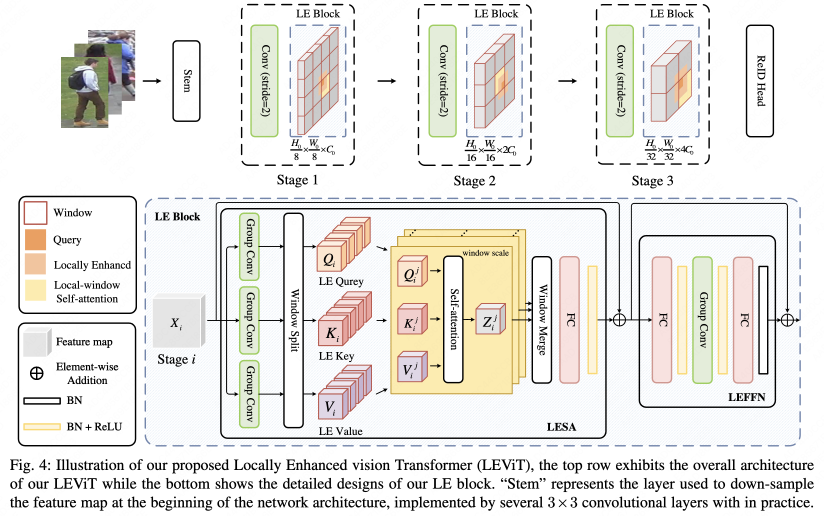
#> input picture figs/framework.jpg, 2470 x 1546 px (shown at 1/3 size)
$ python -i functional.py   (imports and definitions only)
#> lines starting #> are read from the running program, lines starting #| are printed output that depends on the picture
import torch
import cv2
import numpy as np
import numbers
import random
import math
from collections.abc import Sequence, Iterable


def _is_numpy_image(img):
    return isinstance(img, np.ndarray) and (img.ndim in {2, 3})


# [354 lines left out: functions imread, blend, to_tensor, normalize, resize, pad and 8 more, not called in this run]


def to_grayscale(img, num_output_channels=1):
    """Convert image to grayscale version of image.
    Args:
        img (numpy.ndarray): Image to be converted to grayscale.
    Returns:
        numpy.ndarray: Grayscale version of the image.
            if num_output_channels = 1 : returned image is single channel
            if num_output_channels = 3 : returned image is 3 channel with r = g = b
    """
    if not _is_numpy_image(img):
        raise TypeError('img should be numpy.ndarray. Got {}'.format(type(img)))

    if num_output_channels == 1:
        img = cv2.cvtColor(img, cv2.COLOR_RGB2GRAY)
    elif num_output_channels == 3:
        img = cv2.cvtColor(img, cv2.COLOR_RGB2GRAY)
        img = cv2.cvtColor(img, cv2.COLOR_GRAY2RGB)
    else:
        raise ValueError('num_output_channels should be either 1 or 3')

    return img


# [34 lines left out: function rotate, not called in this run]

>>> import cv2
>>> picture = cv2.cvtColor(cv2.imread('../figs/framework.jpg'), cv2.COLOR_BGR2RGB)
>>> result = to_grayscale(picture)
#> in to_grayscale, `img = cv2.cvtColor(img, cv2.COLOR_RGB2GRAY)`:
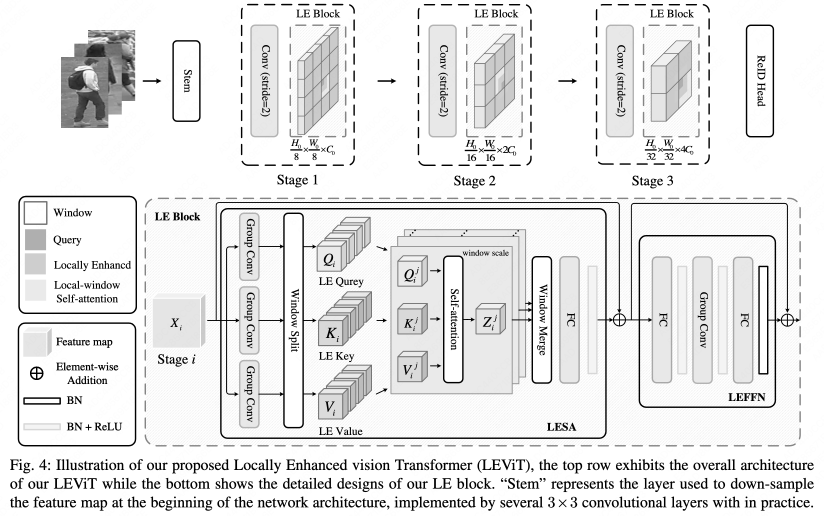
#> img: shape (1546, 2470) (shown at 1/3 size); min 0, max 255, mean 231.9

$ run again, on figs/overview.png
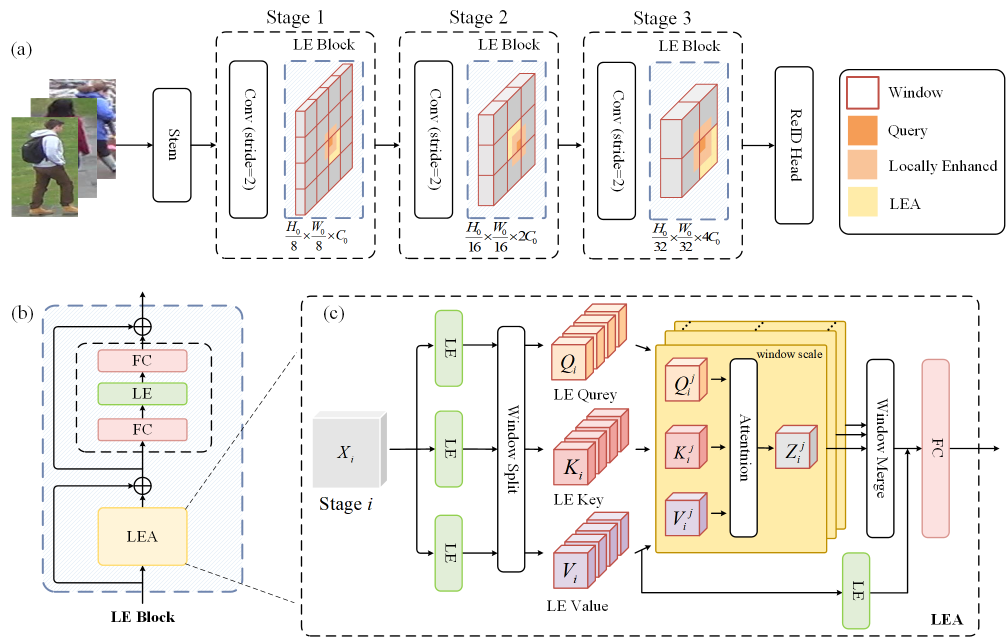
#> input picture figs/overview.png, 2012 x 1274 px (shown at 1/2 size)
#> in to_grayscale, `img = cv2.cvtColor(img, cv2.COLOR_RGB2GRAY)`:
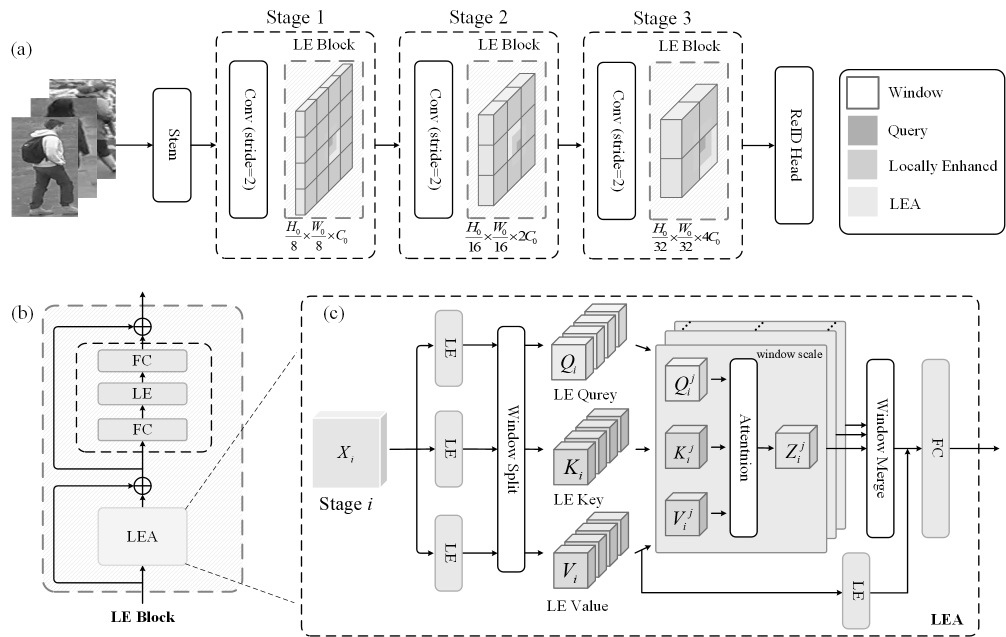
#> img: shape (1274, 2012) (shown at 1/2 size); min 0, max 255, mean 237.9
